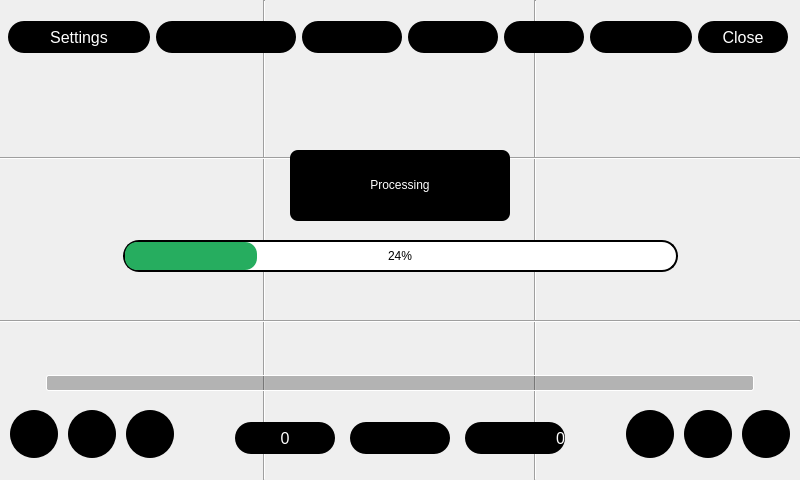
<?xml version="1.0" encoding="UTF-8"?>
<ui version="4.0">
 <class>playbackWindow</class>
 <widget class="QWidget" name="playbackWindow">
  <property name="geometry">
   <rect>
    <x>0</x>
    <y>0</y>
    <width>800</width>
    <height>480</height>
   </rect>
  </property>
  <property name="sizePolicy">
   <sizepolicy hsizetype="MinimumExpanding" vsizetype="Preferred">
    <horstretch>0</horstretch>
    <verstretch>0</verstretch>
   </sizepolicy>
  </property>
  <property name="windowTitle">
   <string>Form</string>
  </property>
  <property name="styleSheet">
   <string notr="true">QPushButton
{
    background-color: rgba(0, 0, 0, 255);
    border: none;
    border-radius: 24px;
    color: #fff;
    font-family: 'Roboto';
    font-size: 16px;
}

#cmdBattery,
#cmdTemperature,
#cmdFrameRate,
#cmdSaveSettings,
#cmdTotalFrames,
#cmdGainDigital,
#cmdClose,
#cmdCurrentFrame,
#cmdMarkIn,
#cmdMarkOut {
	border-radius: 16px;
}

QPushButton:pressed
{
    background-color: rgba(0, 0, 0, 128);
}

QPushButton:checked {
    background-color: rgb(255, 255, 255);
    color: #000;
}

QPushButton:checked:pressed {
    background-color: rgba(255, 255, 255, 128);
}

#cmdClose { qproperty-icon: url(:/qss/assets/images/close.png); }
#cmdGainDigital { qproperty-icon: url(:/qss/assets/images/gain-digital-unchecked.png); }
#cmdCurrentFrame { qproperty-icon: url(:/qss/assets/images/stopwatch.png); }
#cmdMarkIn { qproperty-icon: url(:/qss/assets/images/mark-in.png); }
#cmdMarkOut { qproperty-icon: url(:/qss/assets/images/mark-out.png); }
#cmdTotalFrames { qproperty-icon: url(:/qss/assets/images/frames.png); }
#cmdLoop { qproperty-icon: url(:/qss/assets/images/play.png); }
#cmdPlayReverse { qproperty-icon: url(:/qss/assets/images/play-backwards.png); }
#cmdPlayForward { qproperty-icon: url(:/qss/assets/images/play-forwards.png); }
#cmdSave { qproperty-icon: url(:/qss/assets/images/record.png); }
#cmdSave:checked {
	background-color: rgb(0, 0, 0);
}
#cmdGuides { image: url(:/qss/assets/images/guides-unchecked.png); }
#cmdGuides:checked { image: url(:/qss/assets/images/guides-checked.png); }

</string>
  </property>
  <widget class="PlaybackSlider" name="verticalSlider">
   <property name="geometry">
    <rect>
     <x>10</x>
     <y>320</y>
     <width>780</width>
     <height>72</height>
    </rect>
   </property>
   <property name="focusPolicy">
    <enum>Qt::NoFocus</enum>
   </property>
   <property name="styleSheet">
    <string notr="true">QSlider
{
	opacity: 0;
}
QSlider::groove
{
    background: rgba(0,0,0,64);
    height: 14px;
    border: 1px solid #fff;
    border-radius: 2px;
    margin: 55px 36px 1px 36px;
 }
QSlider::handle
{
	image: url(:/qss/assets/images/cti.png);
    margin: -58px -36px 0px -36px;
	width: 72px;
	height: 72px;
    padding: 0px;
}</string>
   </property>
   <property name="orientation">
    <enum>Qt::Horizontal</enum>
   </property>
  </widget>
  <widget class="QPushButton" name="cmdPlayForward">
   <property name="geometry">
    <rect>
     <x>742</x>
     <y>410</y>
     <width>48</width>
     <height>48</height>
    </rect>
   </property>
   <property name="focusPolicy">
    <enum>Qt::NoFocus</enum>
   </property>
   <property name="text">
    <string/>
   </property>
   <property name="iconSize">
    <size>
     <width>22</width>
     <height>22</height>
    </size>
   </property>
  </widget>
  <widget class="QPushButton" name="cmdPlayReverse">
   <property name="geometry">
    <rect>
     <x>684</x>
     <y>410</y>
     <width>48</width>
     <height>48</height>
    </rect>
   </property>
   <property name="focusPolicy">
    <enum>Qt::NoFocus</enum>
   </property>
   <property name="text">
    <string/>
   </property>
   <property name="iconSize">
    <size>
     <width>22</width>
     <height>22</height>
    </size>
   </property>
  </widget>
  <widget class="QPushButton" name="cmdSave">
   <property name="geometry">
    <rect>
     <x>10</x>
     <y>410</y>
     <width>48</width>
     <height>48</height>
    </rect>
   </property>
   <property name="focusPolicy">
    <enum>Qt::NoFocus</enum>
   </property>
   <property name="text">
    <string/>
   </property>
   <property name="iconSize">
    <size>
     <width>22</width>
     <height>22</height>
    </size>
   </property>
   <property name="checkable">
    <bool>true</bool>
   </property>
   <property name="checked">
    <bool>false</bool>
   </property>
  </widget>
  <widget class="QPushButton" name="cmdMarkIn">
   <property name="geometry">
    <rect>
     <x>235</x>
     <y>422</y>
     <width>100</width>
     <height>32</height>
    </rect>
   </property>
   <property name="focusPolicy">
    <enum>Qt::NoFocus</enum>
   </property>
   <property name="text">
    <string>0</string>
   </property>
  </widget>
  <widget class="QPushButton" name="cmdMarkOut">
   <property name="geometry">
    <rect>
     <x>465</x>
     <y>422</y>
     <width>100</width>
     <height>32</height>
    </rect>
   </property>
   <property name="sizePolicy">
    <sizepolicy hsizetype="MinimumExpanding" vsizetype="Fixed">
     <horstretch>0</horstretch>
     <verstretch>0</verstretch>
    </sizepolicy>
   </property>
   <property name="minimumSize">
    <size>
     <width>0</width>
     <height>32</height>
    </size>
   </property>
   <property name="maximumSize">
    <size>
     <width>100</width>
     <height>32</height>
    </size>
   </property>
   <property name="focusPolicy">
    <enum>Qt::NoFocus</enum>
   </property>
   <property name="layoutDirection">
    <enum>Qt::RightToLeft</enum>
   </property>
   <property name="styleSheet">
    <string notr="true">text-align: right; padding-right: 15%;</string>
   </property>
   <property name="text">
    <string>0</string>
   </property>
  </widget>
  <widget class="QPushButton" name="cmdLoop">
   <property name="geometry">
    <rect>
     <x>626</x>
     <y>410</y>
     <width>48</width>
     <height>48</height>
    </rect>
   </property>
   <property name="focusPolicy">
    <enum>Qt::NoFocus</enum>
   </property>
   <property name="text">
    <string/>
   </property>
   <property name="iconSize">
    <size>
     <width>22</width>
     <height>22</height>
    </size>
   </property>
   <property name="checkable">
    <bool>true</bool>
   </property>
   <property name="checked">
    <bool>false</bool>
   </property>
  </widget>
  <widget class="QProgressBar" name="progressBar">
   <property name="geometry">
    <rect>
     <x>123</x>
     <y>240</y>
     <width>555</width>
     <height>32</height>
    </rect>
   </property>
   <property name="styleSheet">
    <string notr="true">QProgressBar {
	border: 2px solid black;
	border-radius: 16px;
	text-align: center;
}
QProgressBar::chunk {
	background-color: rgb(38,173, 95);
	border-radius: 12px;
}
</string>
   </property>
   <property name="value">
    <number>24</number>
   </property>
   <property name="invertedAppearance">
    <bool>false</bool>
   </property>
  </widget>
  <widget class="QLabel" name="lblSave">
   <property name="geometry">
    <rect>
     <x>290</x>
     <y>150</y>
     <width>220</width>
     <height>71</height>
    </rect>
   </property>
   <property name="styleSheet">
    <string notr="true">background-color: rgb(0, 0, 0);
color: rgb(255, 255, 255);
border-radius: 8px;</string>
   </property>
   <property name="text">
    <string>&lt;html&gt;&lt;head/&gt;&lt;body&gt;&lt;p&gt;Processing&lt;/p&gt;&lt;/body&gt;&lt;/html&gt;</string>
   </property>
   <property name="textFormat">
    <enum>Qt::RichText</enum>
   </property>
   <property name="alignment">
    <set>Qt::AlignCenter</set>
   </property>
  </widget>
  <widget class="QPushButton" name="cmdCurrentFrame">
   <property name="geometry">
    <rect>
     <x>350</x>
     <y>422</y>
     <width>100</width>
     <height>32</height>
    </rect>
   </property>
   <property name="focusPolicy">
    <enum>Qt::NoFocus</enum>
   </property>
   <property name="text">
    <string/>
   </property>
  </widget>
  <widget class="QPushButton" name="cmdGuides">
   <property name="geometry">
    <rect>
     <x>68</x>
     <y>410</y>
     <width>48</width>
     <height>48</height>
    </rect>
   </property>
   <property name="focusPolicy">
    <enum>Qt::NoFocus</enum>
   </property>
   <property name="text">
    <string/>
   </property>
   <property name="iconSize">
    <size>
     <width>22</width>
     <height>22</height>
    </size>
   </property>
   <property name="checkable">
    <bool>true</bool>
   </property>
   <property name="checked">
    <bool>false</bool>
   </property>
  </widget>
  <widget class="QPushButton" name="cmdZoom">
   <property name="geometry">
    <rect>
     <x>126</x>
     <y>410</y>
     <width>48</width>
     <height>48</height>
    </rect>
   </property>
   <property name="focusPolicy">
    <enum>Qt::NoFocus</enum>
   </property>
   <property name="text">
    <string/>
   </property>
   <property name="iconSize">
    <size>
     <width>22</width>
     <height>22</height>
    </size>
   </property>
   <property name="checkable">
    <bool>true</bool>
   </property>
   <property name="checked">
    <bool>false</bool>
   </property>
  </widget>
  <widget class="QWidget" name="horizontalLayoutWidget">
   <property name="geometry">
    <rect>
     <x>0</x>
     <y>20</y>
     <width>800</width>
     <height>34</height>
    </rect>
   </property>
   <layout class="QHBoxLayout" name="horizontalLayoutTop">
    <property name="leftMargin">
     <number>8</number>
    </property>
    <property name="rightMargin">
     <number>8</number>
    </property>
    <item>
     <widget class="QPushButton" name="cmdSaveSettings">
      <property name="minimumSize">
       <size>
        <width>142</width>
        <height>32</height>
       </size>
      </property>
      <property name="maximumSize">
       <size>
        <width>142</width>
        <height>32</height>
       </size>
      </property>
      <property name="focusPolicy">
       <enum>Qt::NoFocus</enum>
      </property>
      <property name="text">
       <string>Settings</string>
      </property>
     </widget>
    </item>
    <item>
     <widget class="QPushButton" name="cmdFrameRate">
      <property name="minimumSize">
       <size>
        <width>140</width>
        <height>32</height>
       </size>
      </property>
      <property name="maximumSize">
       <size>
        <width>140</width>
        <height>32</height>
       </size>
      </property>
      <property name="focusPolicy">
       <enum>Qt::ClickFocus</enum>
      </property>
      <property name="text">
       <string/>
      </property>
      <property name="checkable">
       <bool>true</bool>
      </property>
     </widget>
    </item>
    <item>
     <widget class="QPushButton" name="cmdTotalFrames">
      <property name="minimumSize">
       <size>
        <width>100</width>
        <height>32</height>
       </size>
      </property>
      <property name="maximumSize">
       <size>
        <width>100</width>
        <height>32</height>
       </size>
      </property>
      <property name="focusPolicy">
       <enum>Qt::NoFocus</enum>
      </property>
      <property name="text">
       <string/>
      </property>
     </widget>
    </item>
    <item>
     <widget class="QPushButton" name="cmdGainDigital">
      <property name="sizePolicy">
       <sizepolicy hsizetype="Fixed" vsizetype="Fixed">
        <horstretch>0</horstretch>
        <verstretch>0</verstretch>
       </sizepolicy>
      </property>
      <property name="minimumSize">
       <size>
        <width>90</width>
        <height>32</height>
       </size>
      </property>
      <property name="maximumSize">
       <size>
        <width>90</width>
        <height>32</height>
       </size>
      </property>
      <property name="focusPolicy">
       <enum>Qt::ClickFocus</enum>
      </property>
      <property name="text">
       <string/>
      </property>
      <property name="checkable">
       <bool>true</bool>
      </property>
     </widget>
    </item>
    <item>
     <widget class="QPushButton" name="cmdTemperature">
      <property name="sizePolicy">
       <sizepolicy hsizetype="Fixed" vsizetype="Fixed">
        <horstretch>0</horstretch>
        <verstretch>0</verstretch>
       </sizepolicy>
      </property>
      <property name="minimumSize">
       <size>
        <width>80</width>
        <height>32</height>
       </size>
      </property>
      <property name="maximumSize">
       <size>
        <width>80</width>
        <height>32</height>
       </size>
      </property>
      <property name="focusPolicy">
       <enum>Qt::NoFocus</enum>
      </property>
      <property name="text">
       <string/>
      </property>
     </widget>
    </item>
    <item>
     <widget class="QPushButton" name="cmdBattery">
      <property name="sizePolicy">
       <sizepolicy hsizetype="Fixed" vsizetype="Fixed">
        <horstretch>0</horstretch>
        <verstretch>0</verstretch>
       </sizepolicy>
      </property>
      <property name="minimumSize">
       <size>
        <width>102</width>
        <height>32</height>
       </size>
      </property>
      <property name="maximumSize">
       <size>
        <width>102</width>
        <height>32</height>
       </size>
      </property>
      <property name="focusPolicy">
       <enum>Qt::NoFocus</enum>
      </property>
      <property name="text">
       <string/>
      </property>
      <property name="iconSize">
       <size>
        <width>22</width>
        <height>22</height>
       </size>
      </property>
      <property name="checkable">
       <bool>true</bool>
      </property>
     </widget>
    </item>
    <item>
     <widget class="QPushButton" name="cmdClose">
      <property name="minimumSize">
       <size>
        <width>90</width>
        <height>32</height>
       </size>
      </property>
      <property name="maximumSize">
       <size>
        <width>90</width>
        <height>32</height>
       </size>
      </property>
      <property name="focusPolicy">
       <enum>Qt::NoFocus</enum>
      </property>
      <property name="text">
       <string>Close</string>
      </property>
     </widget>
    </item>
   </layout>
  </widget>
  <widget class="QPushButton" name="cmdToggleUI">
   <property name="geometry">
    <rect>
     <x>200</x>
     <y>200</y>
     <width>400</width>
     <height>80</height>
    </rect>
   </property>
   <property name="focusPolicy">
    <enum>Qt::NoFocus</enum>
   </property>
   <property name="styleSheet">
    <string notr="true">background: none;
border: none;</string>
   </property>
   <property name="text">
    <string/>
   </property>
   <property name="checkable">
    <bool>true</bool>
   </property>
   <property name="checked">
    <bool>true</bool>
   </property>
  </widget>
  <widget class="QWidget" name="guides" native="true">
   <property name="geometry">
    <rect>
     <x>0</x>
     <y>0</y>
     <width>800</width>
     <height>480</height>
    </rect>
   </property>
   <widget class="Line" name="line">
    <property name="geometry">
     <rect>
      <x>263</x>
      <y>0</y>
      <width>3</width>
      <height>480</height>
     </rect>
    </property>
    <property name="orientation">
     <enum>Qt::Vertical</enum>
    </property>
   </widget>
   <widget class="Line" name="line_2">
    <property name="geometry">
     <rect>
      <x>534</x>
      <y>0</y>
      <width>3</width>
      <height>480</height>
     </rect>
    </property>
    <property name="orientation">
     <enum>Qt::Vertical</enum>
    </property>
   </widget>
   <widget class="Line" name="line_3">
    <property name="geometry">
     <rect>
      <x>0</x>
      <y>157</y>
      <width>800</width>
      <height>3</height>
     </rect>
    </property>
    <property name="orientation">
     <enum>Qt::Horizontal</enum>
    </property>
   </widget>
   <widget class="Line" name="line_4">
    <property name="geometry">
     <rect>
      <x>0</x>
      <y>320</y>
      <width>800</width>
      <height>3</height>
     </rect>
    </property>
    <property name="orientation">
     <enum>Qt::Horizontal</enum>
    </property>
   </widget>
  </widget>
  <zorder>guides</zorder>
  <zorder>cmdToggleUI</zorder>
  <zorder>verticalSlider</zorder>
  <zorder>cmdPlayForward</zorder>
  <zorder>cmdPlayReverse</zorder>
  <zorder>cmdSave</zorder>
  <zorder>cmdMarkIn</zorder>
  <zorder>cmdMarkOut</zorder>
  <zorder>cmdLoop</zorder>
  <zorder>progressBar</zorder>
  <zorder>lblSave</zorder>
  <zorder>cmdCurrentFrame</zorder>
  <zorder>cmdGuides</zorder>
  <zorder>cmdZoom</zorder>
  <zorder>horizontalLayoutWidget</zorder>
 </widget>
 <customwidgets>
  <customwidget>
   <class>PlaybackSlider</class>
   <extends>QSlider</extends>
   <header>playbackslider.h</header>
  </customwidget>
 </customwidgets>
 <resources/>
 <connections/>
</ui>
